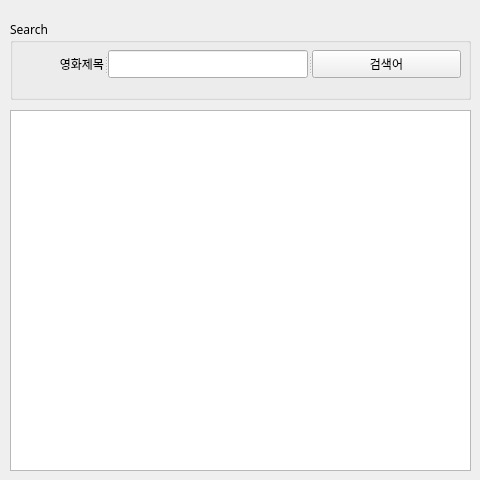
<?xml version="1.0" encoding="UTF-8"?>
<ui version="4.0">
 <class>Form</class>
 <widget class="QWidget" name="Form">
  <property name="geometry">
   <rect>
    <x>0</x>
    <y>0</y>
    <width>480</width>
    <height>480</height>
   </rect>
  </property>
  <property name="sizePolicy">
   <sizepolicy hsizetype="Fixed" vsizetype="Fixed">
    <horstretch>0</horstretch>
    <verstretch>0</verstretch>
   </sizepolicy>
  </property>
  <property name="font">
   <font>
    <family>나눔고딕</family>
   </font>
  </property>
  <property name="windowTitle">
   <string>네이버영화 검색</string>
  </property>
  <property name="windowIcon">
   <iconset>
    <normaloff>naver_icon.png</normaloff>naver_icon.png</iconset>
  </property>
  <widget class="QGroupBox" name="groupBox">
   <property name="geometry">
    <rect>
     <x>10</x>
     <y>20</y>
     <width>461</width>
     <height>80</height>
    </rect>
   </property>
   <property name="title">
    <string>Search</string>
   </property>
   <widget class="QSplitter" name="splitter">
    <property name="geometry">
     <rect>
      <x>10</x>
      <y>30</y>
      <width>441</width>
      <height>28</height>
     </rect>
    </property>
    <property name="orientation">
     <enum>Qt::Horizontal</enum>
    </property>
    <widget class="QLabel" name="label">
     <property name="text">
      <string>영화제목</string>
     </property>
     <property name="alignment">
      <set>Qt::AlignRight|Qt::AlignTrailing|Qt::AlignVCenter</set>
     </property>
    </widget>
    <widget class="QLineEdit" name="txtSearch"/>
    <widget class="QPushButton" name="btnSearch">
     <property name="text">
      <string>검색어</string>
     </property>
    </widget>
   </widget>
  </widget>
  <widget class="QTableWidget" name="tblResult">
   <property name="geometry">
    <rect>
     <x>10</x>
     <y>110</y>
     <width>461</width>
     <height>361</height>
    </rect>
   </property>
  </widget>
 </widget>
 <resources/>
 <connections/>
</ui>
